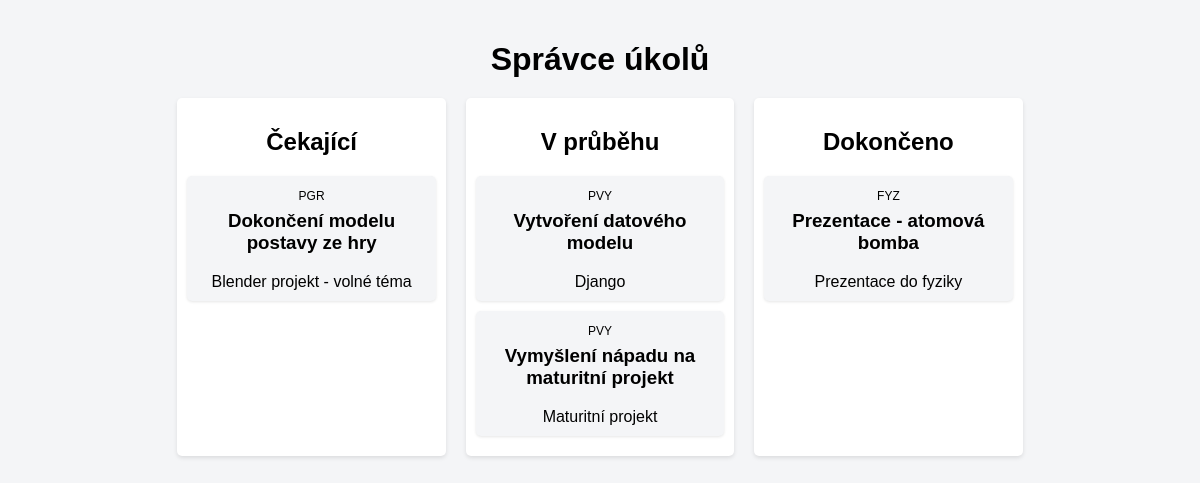
Page /ukoly/ on the committed database.
### ukoly/models.py (models this page shows, shortened)
class Task(models.Model):
    nazev = models.CharField(max_length=200, verbose_name='Název úkolu')
    popis = models.TextField(blank=True, null=True, verbose_name='Popis úkolu')
    due_date = models.DateField(verbose_name='Termín splnění', blank=True, null=True)
    priority = models.CharField(max_length=6, choices=PRIORITY_CHOICES, default='medium', verbose_name='Priorita')
    status = models.CharField(max_length=12, choices=STATUS_CHOICES, default='pending', verbose_name='Stav')
    project = models.ForeignKey(Project, on_delete=models.CASCADE, related_name='tasks', verbose_name='Projekt')
    category = models.ForeignKey(Category, on_delete=models.SET_NULL, null=True, blank=True, related_name='tasks', verbose_name='Kategorie')
    class Meta:
        ordering = ['due_date', 'priority']
        verbose_name = 'Úkol'
        verbose_name_plural = 'Úkoly'

class Category(models.Model):
    nazev = models.CharField(max_length=100, unique=True, verbose_name='Název kategorie')
    popis = models.TextField(blank=True, null=True, verbose_name='Popis kategorie')
    class Meta:
        ordering = ['nazev']
        verbose_name = 'Kategorie'
        verbose_name_plural = 'Kategorie'
    def __str__(self):
        return self.nazev

class Project(models.Model):
    nazev = models.CharField(max_length=200, verbose_name='Název projektu')
    popis = models.TextField(blank=True, null=True, verbose_name='Popis projektu')
    start_date = models.DateField(verbose_name='Datum zahájení')
    end_date = models.DateField(verbose_name='Datum ukončení', blank=True, null=True)
    class Meta:
        ordering = ['nazev']
        verbose_name = 'Projekt'
        verbose_name_plural = 'Projekty'

### ukoly/views.py (the view)
# urls.py: path('', views.index, name='index'),
def index(request):
    tasks_ready = Task.objects.filter(status='pending')
    tasks_in_progress = Task.objects.filter(status='in_progress')
    tasks_done = Task.objects.filter(status='completed')
    context = {
        'tasks_ready': tasks_ready,
        'tasks_in_progress': tasks_in_progress,
        'tasks_done': tasks_done,
    }
    return render(request, 'index.html', context)

### ukoly/templates/index.html (shortened to what this page needs)
<!DOCTYPE html>
<html lang="en">
<head>
</head>
<body>
    <div class="container">
        <h1>Správce úkolů</h1>
        <div class="board">
            <div class="column">
                <h2>Čekající</h2>
                {% for task in tasks_ready %}
                <div class="task" onclick="showPopup('{{ task.nazev }}', '{{ task.get_status_display }}', '{{ task.get_priority_display }}', '{{ task.due_date }}', '{{ task.project.nazev }}', '{{ task.category.nazev }}')">
                    <span class="label label-{{ task.category|slugify }}">{{ task.category.nazev }}</span>
                    <h3>{{ task.nazev }}</h3>
                    <p>{{ task.project.nazev }}</p>
                </div>
                {% endfor %}
            </div>
            <div class="column">
                <h2>V průběhu</h2>
                {% for task in tasks_in_progress %}
                <div class="task" onclick="showPopup('{{ task.nazev }}', '{{ task.get_status_display }}', '{{ task.get_priority_display }}', '{{ task.due_date }}', '{{ task.project.nazev }}', '{{ task.category.nazev }}')">
                    <span class="label label-{{ task.category|slugify }}">{{ task.category.nazev }}</span>
                    <h3>{{ task.nazev }}</h3>
                    <p>{{ task.project.nazev }}</p>
                </div>
                {% endfor %}
            </div>
            <div class="column">
                <h2>Dokončeno</h2>
                {% for task in tasks_done %}
                <div class="task" onclick="showPopup('{{ task.nazev }}', '{{ task.get_status_display }}', '{{ task.get_priority_display }}', '{{ task.due_date }}', '{{ task.project.nazev }}', '{{ task.category.nazev }}')">
                    <span class="label label-{{ task.category|slugify }}">{{ task.category.nazev }}</span>
                    <h3>{{ task.nazev }}</h3>
                    <p>{{ task.project.nazev }}</p>
                </div>
                {% endfor %}
            </div>
        </div>
    </div>
</body>
</html>

### ukoly/templates/index.html (style rules this page uses)
body { font-family: Arial, sans-serif; margin: 0; padding: 0; background-color: #f4f5f7; }
.container { width: 90%; margin: 0 auto; padding: 20px; }
h1 { text-align: center; margin-bottom: 20px; }
.board { display: flex; flex-wrap: wrap; gap: 20px; justify-content: center; }
.column { background-color: #ffffff; border-radius: 5px; padding: 10px; box-shadow: 0 2px 4px rgba(0, 0, 0, 0.1); width: 23%; }
.column h2 { text-align: center; }
.task { background-color: #f4f5f7; border-radius: 5px; padding: 10px; margin-bottom: 10px; box-shadow: 0 1px 3px rgba(0, 0, 0, 0.1); text-align: center; cursor: pointer; }
.task h3 { margin-top: 0; }
.task p { margin-bottom: 0; }
.label { display: inline-block; padding: 2px 8px; border-radius: 4px; font-size: 12px; margin-bottom: 5px; }

### rows in the picture
Task: category.nazev "PGR", nazev "Dokončení modelu postavy ze hry", project.nazev "Blender projekt - volné téma"
Task: category.nazev "PVY", nazev "Vytvoření datového modelu", project.nazev "Django"
Task: category.nazev "PVY", nazev "Vymyšlení nápadu na maturitní projekt", project.nazev "Maturitní projekt"
Task: category.nazev "FYZ", nazev "Prezentace - atomová bomba", project.nazev "Prezentace do fyziky"
